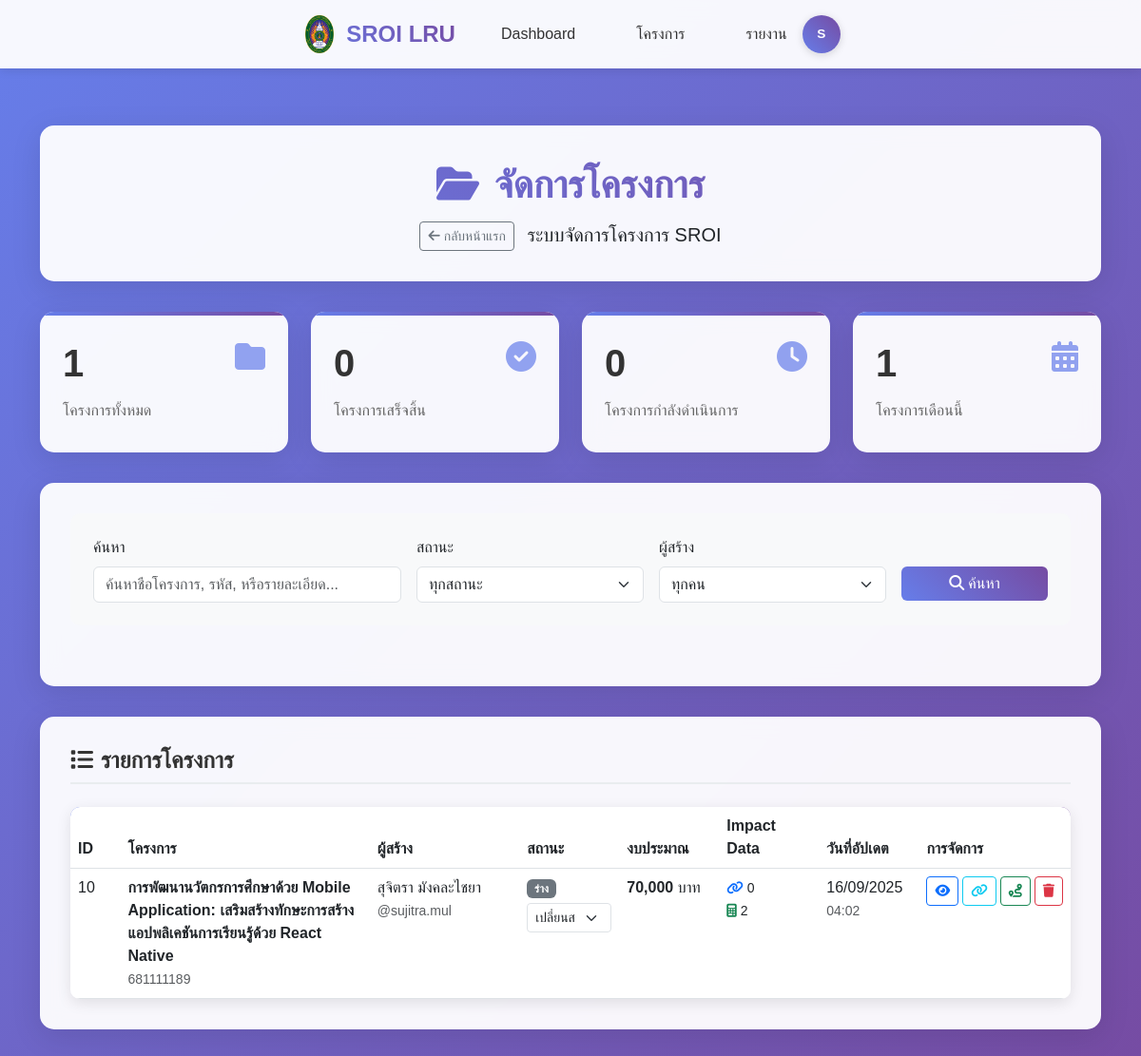
Screenshot of /admin/projects.php (signed in) with the database file from the repository.
### tables this page shows
CREATE TABLE `projects` (
  `id` int(11) NOT NULL,
  `project_code` varchar(50) NOT NULL COMMENT 'รหัสโครงการ',
  `name` varchar(500) NOT NULL COMMENT 'ชื่อโครงการ',
  `description` text DEFAULT NULL COMMENT 'รายละเอียดโครงการ',
  `area` text DEFAULT NULL,
  `activities` text DEFAULT NULL,
  `target_group` text DEFAULT NULL,
  `objective` text DEFAULT NULL COMMENT 'วัตถุประสงค์โครงการ',
  `start_date` date DEFAULT NULL COMMENT 'วันที่เริ่มโครงการ',
  `end_date` date DEFAULT NULL COMMENT 'วันที่สิ้นสุดโครงการ',
  `budget` decimal(15,2) DEFAULT NULL COMMENT 'งบประมาณ',
  `organization` varchar(300) DEFAULT NULL COMMENT 'หน่วยงาน/องค์กร',
  `project_manager` varchar(200) DEFAULT NULL COMMENT 'ผู้จัดการโครงการ',
  `status` enum('incompleted','completed') DEFAULT 'incompleted' COMMENT 'สถานะโครงการ',
  `created_by` varchar(100) DEFAULT NULL COMMENT 'ผู้สร้าง',
  `created_at` timestamp NOT NULL DEFAULT current_timestamp(),
  `updated_at` timestamp NOT NULL DEFAULT current_timestamp() ON UPDATE current_timestamp(),
  `impact_chain_status` longtext DEFAULT NULL CHECK (json_valid(`impact_chain_status`)),
  `total_impact_chains` int(11) DEFAULT 0 COMMENT 'จำนวน Impact Chain ทั้งหมด',
  `current_chain_id` int(11) DEFAULT NULL COMMENT 'Impact Chain ที่กำลังทำอยู่'
);

CREATE TABLE `users` (
  `id` int(11) NOT NULL,
  `username` varchar(100) NOT NULL COMMENT 'ชื่อผู้ใช้',
  `email` varchar(200) NOT NULL COMMENT 'อีเมล',
  `password_hash` varchar(255) NOT NULL COMMENT 'รหัสผ่านที่เข้ารหัส',
  `first_name` varchar(100) DEFAULT NULL COMMENT 'ชื่อ',
  `last_name` varchar(100) DEFAULT NULL COMMENT 'นามสกุล',
  `full_name_th` varchar(200) DEFAULT NULL COMMENT 'ชื่อ-นามสกุล ภาษาไทย',
  `title` varchar(50) DEFAULT NULL COMMENT 'คำนำหน้า',
  `position` varchar(200) DEFAULT NULL COMMENT 'ตำแหน่ง',
  `department` varchar(200) DEFAULT NULL COMMENT 'แผนก/หน่วยงาน',
  `organization` varchar(300) DEFAULT NULL COMMENT 'องค์กร',
  `phone` varchar(20) DEFAULT NULL COMMENT 'เบอร์โทรศัพท์',
  `role` enum('admin','teacher') NOT NULL DEFAULT 'teacher' COMMENT 'บทบาทผู้ใช้',
  `is_active` tinyint(1) DEFAULT 1 COMMENT 'สถานะการใช้งาน',
  `email_verified` tinyint(1) DEFAULT 0 COMMENT 'ยืนยันอีเมลแล้ว',
  `last_login` timestamp NULL DEFAULT NULL COMMENT 'เข้าสู่ระบบครั้งล่าสุด',
  `login_count` int(11) DEFAULT 0 COMMENT 'จำนวนครั้งที่เข้าสู่ระบบ',
  `created_at` timestamp NOT NULL DEFAULT current_timestamp(),
  `updated_at` timestamp NOT NULL DEFAULT current_timestamp() ON UPDATE current_timestamp(),
  `created_by` varchar(100) DEFAULT NULL COMMENT 'ผู้สร้างบัญชี'
);

### admin/projects.php (the view, shortened to what this page needs)
<?php
require_once '../config.php';
$search = isset($_GET['search']) ? trim($_GET['search']) : '';
$params = [];
$param_types = '';
$where_clause = '';
$projects_query = "SELECT p.*, u.full_name_th as creator_name, u.username as creator_username,
                   (SELECT COUNT(*) FROM impact_chains ic WHERE ic.project_id = p.id) as impact_chain_count,
                   (SELECT COUNT(*) FROM project_impact_ratios pir WHERE pir.project_id = p.id) as ratios_count
                   FROM projects p
                   LEFT JOIN users u ON p.created_by = u.id
                   $where_clause
                   ORDER BY p.updated_at DESC";
if (!empty($params)) {
    $stmt = mysqli_prepare($conn, $projects_query);
    mysqli_stmt_bind_param($stmt, $param_types, ...$params);
    mysqli_stmt_execute($stmt);
    $projects_result = mysqli_stmt_get_result($stmt);
} else {
    $projects_result = mysqli_query($conn, $projects_query);
}
$stats_query = "SELECT
                    COUNT(*) as total_projects,
                    COUNT(CASE WHEN status = 'completed' THEN 1 END) as completed_projects,
                    COUNT(CASE WHEN status = 'in_progress' THEN 1 END) as in_progress_projects,
                    COUNT(CASE WHEN created_at >= DATE_SUB(NOW(), INTERVAL 30 DAY) THEN 1 END) as projects_this_month
                FROM projects";
$stats_result = mysqli_query($conn, $stats_query);
$stats = mysqli_fetch_assoc($stats_result);
?>
<!DOCTYPE html>
<html lang="th">
<head>
    <link href="https://cdn.jsdelivr.net/npm/bootstrap@5.3.0/dist/css/bootstrap.min.css" rel="stylesheet">
    <link href="https://cdn.jsdelivr.net/npm/bootstrap-icons@1.10.0/font/bootstrap-icons.css" rel="stylesheet">
    <link href="https://cdnjs.cloudflare.com/ajax/libs/font-awesome/6.4.0/css/all.min.css" rel="stylesheet">
</head>
<body>
    <?php
    include '../navbar.php';
    ?>
    <div class="admin-container">
        <div class="container">
            <div class="admin-header text-center">
                <div class="admin-title">
                    <i class="fas fa-folder-open me-3"></i>จัดการโครงการ
                </div>
                <p class="lead mb-0">
                    <a href="index.php" class="btn btn-outline-secondary btn-sm me-2">
                        <i class="fas fa-arrow-left me-1"></i>กลับหน้าแรก
                    </a>
                    ระบบจัดการโครงการ SROI
                </p>
            </div>
            <div class="stats-grid">
                <div class="stat-card">
                    <div class="stat-icon">
                        <i class="fas fa-folder"></i>
                    </div>
                    <div class="stat-number"><?php echo number_format($stats['total_projects']); ?></div>
                    <div class="stat-label">โครงการทั้งหมด</div>
                </div>
                <div class="stat-card">
                    <div class="stat-icon">
                        <i class="fas fa-check-circle"></i>
                    </div>
                    <div class="stat-number"><?php echo number_format($stats['completed_projects']); ?></div>
                    <div class="stat-label">โครงการเสร็จสิ้น</div>
                </div>
                <div class="stat-card">
                    <div class="stat-icon">
                        <i class="fas fa-clock"></i>
                    </div>
                    <div class="stat-number"><?php echo number_format($stats['in_progress_projects']); ?></div>
                    <div class="stat-label">โครงการกำลังดำเนินการ</div>
                </div>
                <div class="stat-card">
                    <div class="stat-icon">
                        <i class="fas fa-calendar-alt"></i>
                    </div>
                    <div class="stat-number"><?php echo number_format($stats['projects_this_month']); ?></div>
                    <div class="stat-label">โครงการเดือนนี้</div>
                </div>
            </div>
            <div class="admin-section">
                <form method="GET" class="filter-form">
                    <div class="row g-3">
                        <div class="col-md-4">
                            <label class="form-label">ค้นหา</label>
                            <input type="text" name="search" class="form-control"
                                   placeholder="ค้นหาชื่อโครงการ, รหัส, หรือรายละเอียด..."
                                   value="<?php echo htmlspecialchars($search); ?>">
                        </div>
                        <div class="col-md-3">
                            <label class="form-label">สถานะ</label>
                            <select name="status" class="form-select">
                                <option value="">ทุกสถานะ</option>
                            </select>
                        </div>
                        <div class="col-md-3">
                            <label class="form-label">ผู้สร้าง</label>
                            <select name="user" class="form-select">
                                <option value="">ทุกคน</option>
                            </select>
                        </div>
                        <div class="col-md-2">
                            <label class="form-label">&nbsp;</label>
                            <div class="d-grid">
                                <button type="submit" class="btn btn-gradient">
                                    <i class="fas fa-search me-1"></i>ค้นหา
                                </button>
                            </div>
                        </div>
                    </div>
                </form>
            </div>
            <div class="admin-section">
                <h3 class="section-title">
                    <i class="fas fa-list me-2"></i>รายการโครงการ
                </h3>
                <div class="table-responsive">
                    <table class="table table-hover">
                        <thead>
                            <tr>
                                <th style="width: 5%;">ID</th>
                                <th style="width: 25%;">โครงการ</th>
                                <th style="width: 15%;">ผู้สร้าง</th>
                                <th style="width: 10%;">สถานะ</th>
                                <th style="width: 10%;">งบประมาณ</th>
                                <th style="width: 10%;">Impact Data</th>
                                <th style="width: 10%;">วันที่อัปเดต</th>
                                <th style="width: 15%;">การจัดการ</th>
                            </tr>
                        </thead>
                        <tbody>
                            <?php
                            while($project = mysqli_fetch_assoc($projects_result)):
                            ?>
                            <tr>
                                <td><?php echo $project['id']; ?></td>
                                <td>
                                    <div>
                                        <strong><?php echo htmlspecialchars($project['name']); ?></strong>
                                        <?php if ($project['project_code']): ?>
                                            <br><small class="text-muted"><?php echo htmlspecialchars($project['project_code']); ?></small>
                                        <?php endif; ?>
                                    </div>
                                </td>
                                <td>
                                    <div>
                                        <?php echo htmlspecialchars($project['creator_name'] ?? $project['creator_username'] ?? '-'); ?>
                                        <br><small class="text-muted">@<?php echo htmlspecialchars($project['creator_username'] ?? '-'); ?></small>
                                    </div>
                                </td>
                                <td>
                                    <div class="mb-1">
                                        <?php
                                        $status_class = '';
                                        $status_text = '';
                                        switch($project['status']) {
                                            default:
                                                $status_class = 'badge-draft';
                                                $status_text = 'ร่าง';
                                        }
                                        ?>
                                        <span class="badge <?php echo $status_class; ?>"><?php echo $status_text; ?></span>
                                    </div>
                                    <form method="POST" style="display: inline;">
                                        <select name="new_status" class="form-select form-select-sm"
                                                onchange="if(confirm('ต้องการเปลี่ยนสถานะหรือไม่?')) this.form.submit();">
                                            <option value="">เปลี่ยนสถานะ</option>
                                        </select>
                                    </form>
                                </td>
                                <td>
                                    <?php if ($project['budget']): ?>
                                        <strong><?php echo number_format($project['budget']); ?></strong> บาท
                                    <?php else: ?>
                                        <span class="text-muted">ไม่ระบุ</span>
                                    <?php endif; ?>
                                </td>
                                <td>
                                    <div class="impact-indicator">
                                        <i class="fas fa-link text-primary"></i>
                                        <span><?php echo $project['impact_chain_count']; ?></span>
                                    </div>
                                    <br>
                                    <div class="impact-indicator">
                                        <i class="fas fa-calculator text-success"></i>
                                        <span><?php echo $project['ratios_count']; ?></span>
                                    </div>
                                </td>
                                <td>
                                    <?php
                                    $updated_date = new DateTime($project['updated_at']);
                                    echo $updated_date->format('d/m/Y');
                                    ?>
                                    <br><small class="text-muted"><?php echo $updated_date->format('H:i'); ?></small>
                                </td>
                                <td>
                                    <div class="project-actions">
                                        <a href="../project-detail.php?id=<?php echo $project['id']; ?>"
                                           class="btn btn-sm btn-outline-primary" title="ดูรายละเอียด">
                                            <i class="fas fa-eye"></i>
                                        </a>
                                        <a href="../impact-chain/step1-strategy.php?project_id=<?php echo $project['id']; ?>"
                                           class="btn btn-sm btn-outline-info" title="Impact Chain">
                                            <i class="fas fa-link"></i>
                                        </a>
                                        <a href="../impact_pathway/impact_pathway.php?project_id=<?php echo $project['id']; ?>"
                                           class="btn btn-sm btn-outline-success" title="Impact Pathway">
                                            <i class="fas fa-route"></i>
                                        </a>
                                        <button type="button" class="btn btn-sm btn-outline-danger"
                                                onclick="confirmDelete(<?php echo $project['id']; ?>, '<?php echo addslashes($project['name']); ?>')"
                                                title="ลบโครงการ">
                                            <i class="fas fa-trash"></i>
                                        </button>
                                    </div>
                                </td>
                            </tr>
                            <?php endwhile; ?>
                        </tbody>
                    </table>
                </div>
            </div>
        </div>
    </div>
</body>
</html>

### rows the page displays
projects: id "10", name "การพัฒนานวัตกรการศึกษาด้วย Mobile Application: เสริมสร้างทักษะการสร้างแอปพลิเคชันการเรียนรู้ด้วย React Native", project_code "681111189", users.full_name_th "สุจิตรา มังคละไชยา", users.username "sujitra.mul", status "ร่าง", budget "70,000", impact_chain_count "0", ratios_count "2", updated_at "16/09/2025", updated_at "04:02"

### other values shown
$initials "S"
$stats['total_projects'] "1"
$stats['completed_projects'] "0"
$stats['in_progress_projects'] "0"
$stats['projects_this_month'] "1"
